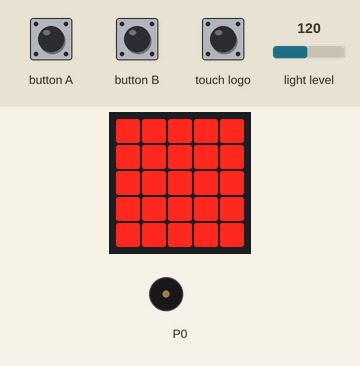
Simulated run of this program. Board: BBC micro:bit (MakeCode). Shown: the board's 5×5 LED display, buzzer (waves = sounding). Inputs (shaded band) come from the test bench; at power-on: light level 120. A reset restarts the program; random numbers come from a fixed seed.

Above: at 2.9 s.
At 7.2 s:
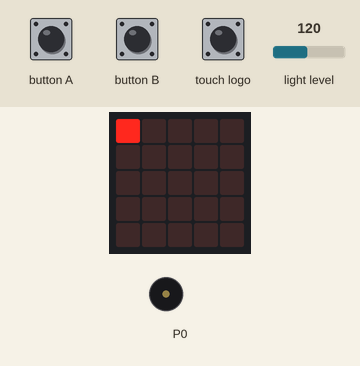
7.3 s: light level set to 127
8.8 s: light level set to 133
At 9.2 s:
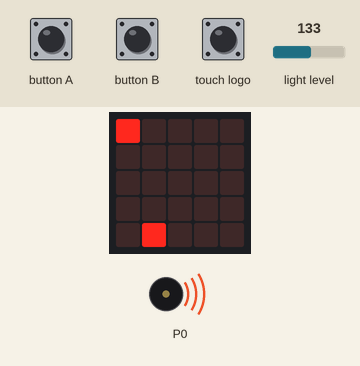
11.3 s: touch logo pressed for 0.15 s
At 11.9 s:
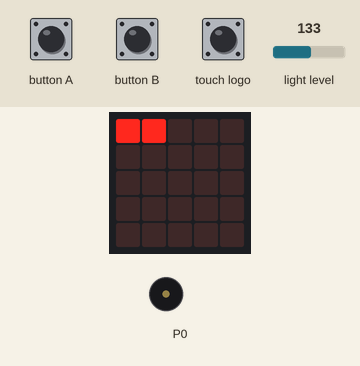
12.0 s: button B pressed for 0.15 s
At 12.25 s:
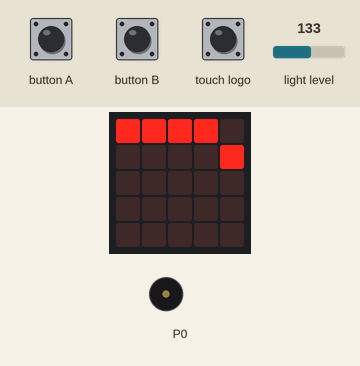
12.7 s: touch logo pressed for 0.15 s
13.4 s: button B pressed for 0.15 s
At 14.25 s:
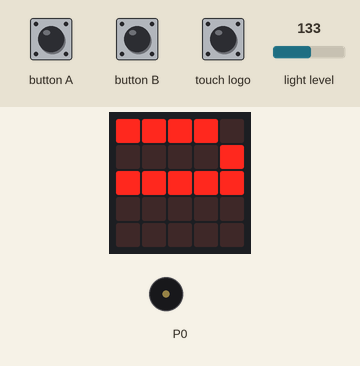
Timing chart, 0 to 16.4 s (numbered marks = the images above; inputs shaded):
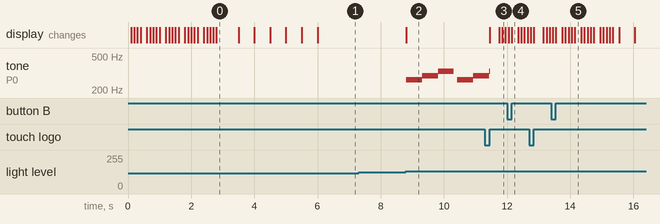

Measured:
- the behaviour switches between 129 and 130 on light level (found by bisection; images 1 and 2)
- after the input at 7.3 s, every drawn part: stays the same
- after the input at 8.8 s, tone on P0: plays 262 Hz for 0.51 s, 294 Hz for 0.51 s, 330 Hz for 0.50 s, 262 Hz for 0.51 s, 294 Hz for 0.37 s, starting at once; the display: changes at once (image 2)
- after the input at 11.3 s, the display: first changes after 0.15 s (image 3 shows a later state)
- what the display in image 0 shows lasts 0.7 s, from 2.8 s to 3.5 s

The program:

main.ts
```typescript
input.onLogoEvent(TouchButtonEvent.Pressed, function () {
    control.reset()
})
input.onButtonPressed(Button.A, function () {
    led.unplot(a, b)
    a = a + 1
    led.plot(a, b)
    if (a > 4) {
        a = 0
        led.plot(a, b)
    }
})
input.onButtonPressed(Button.B, function () {
    led.unplot(a, b)
    b = b + 1
    led.plot(a, b)
    if (b > 4) {
        b = 0
        led.plot(a, b)
    }
})
let d = 0
let c = 0
let b = 0
let a = 0
led.setBrightness(255)
a = 0
b = 0
while (b < 5) {
    while (a < 5) {
        led.plot(a, b)
        a = a + 1
        basic.pause(100)
    }
    b = b + 1
    a = 0
    basic.pause(100)
}
for (let index = 0; index < 3; index++) {
    basic.showLeds(`
        # # # # #
        # # # # #
        # # # # #
        # # # # #
        # # # # #
        `)
    basic.pause(100)
    basic.showLeds(`
        . . . . .
        . . . . .
        . . . . .
        . . . . .
        . . . . .
        `)
    basic.pause(100)
}
a = 0
b = 0
led.plot(a, b)
basic.forever(function () {
    if (input.lightLevel() >= 130) {
        led.plot(a, b)
        c = randint(0, 4)
        d = randint(0, 4)
        while (!(a == c && b == d)) {
            led.plot(c, d)
            music.playTone(262, music.beat(BeatFraction.Whole))
            music.playTone(294, music.beat(BeatFraction.Whole))
            music.playTone(330, music.beat(BeatFraction.Whole))
            basic.pause(100)
        }
        basic.clearScreen()
        basic.showString("Good Morning")
        control.reset()
    }
})
```

test.ts
```typescript
// 테스트는 여기로 이동합니다; 이 패키지가 확장으로 사용될 때 컴파일되지 않을 것 입니다.
```
